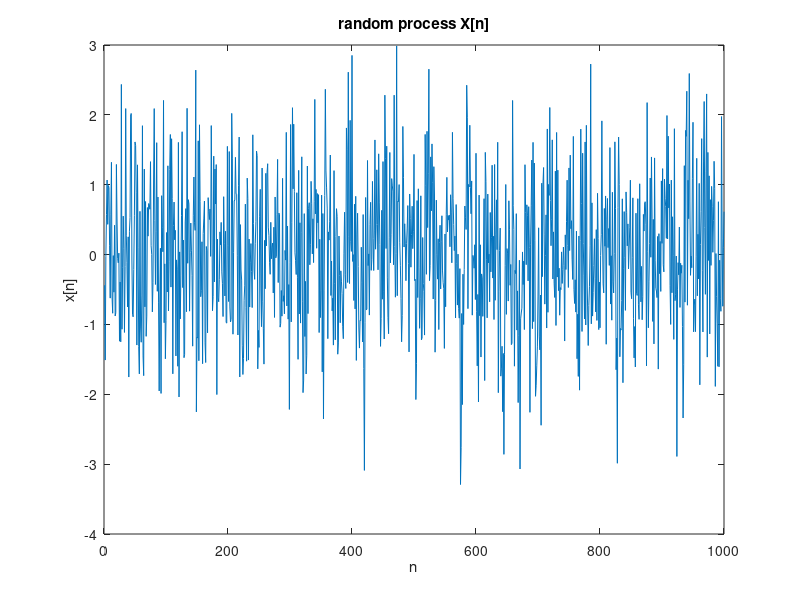
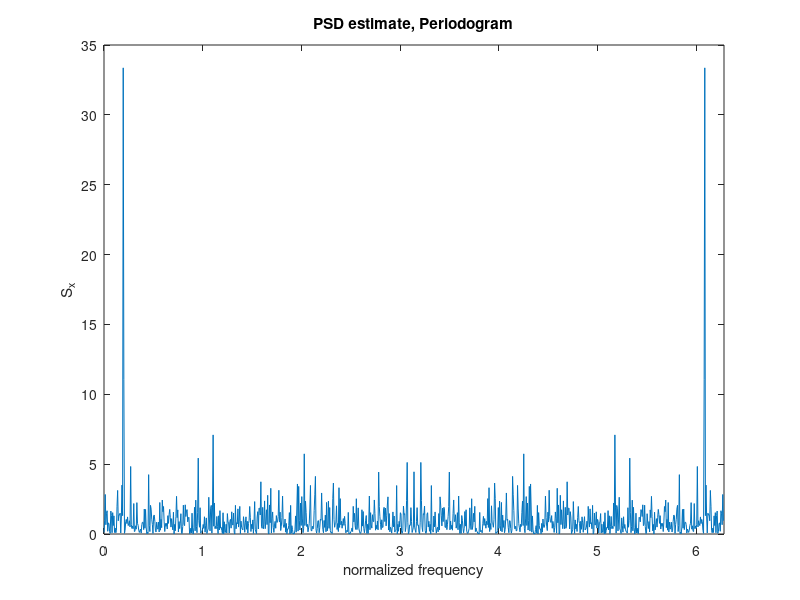
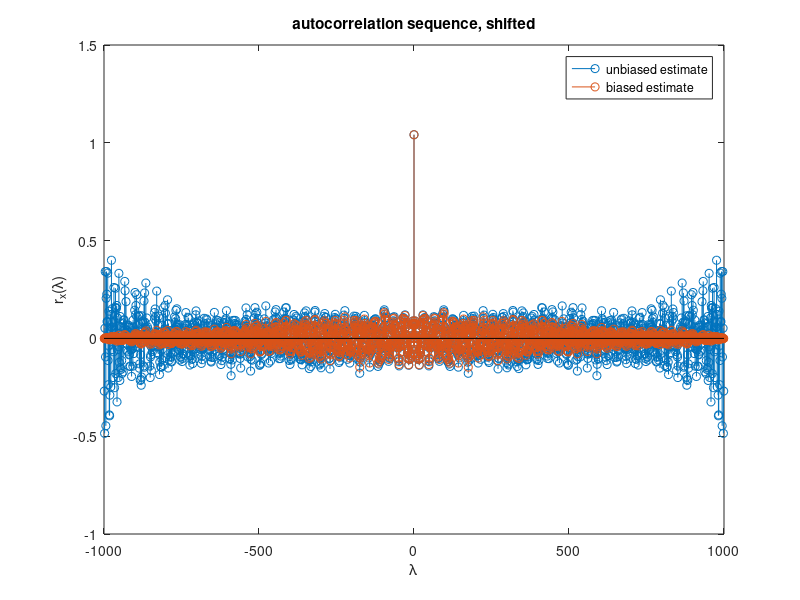
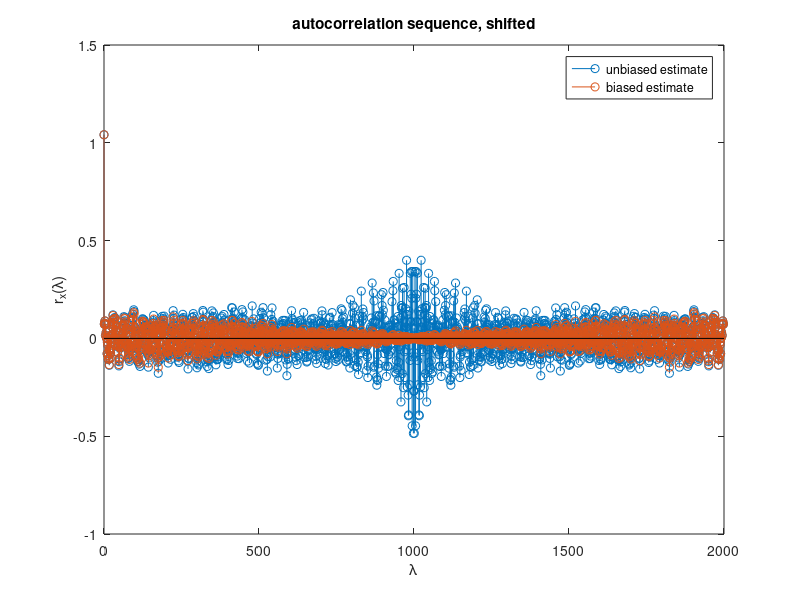

Write MATLAB code to recreate these figures, in order.

% estimating power spectral density using non-parametric methods
% Tanja Karp
clear; close all;

%% Initialize Variables
N=1000;             % length of sequence

%% Pick one of the following sequences
% real valued noise sequences
x11=randn(N,1);             % Gaussian, zero mean, variance of 1
x12=(-1).^randi([0,1],N);   % -1, 1 each of probability 0.5
x13=4*rand(N,1)-2;          % uniformly distributed [-2 2)

%real valued sinusoidal sequences
A=rand(1); w0=2*pi*rand(1); phi=2*pi*rand(1);
x21=A*cos(w0*(0:N-1)+phi).'; % cosine of random amplitude, frequency and phase shift
x22=cos(pi/16*(0:N-1)+phi).'; % cosine of random phase shift w0=pi/16
x23=cos(1.1*pi/16*(0:N-1)+phi).'; % cosine of random phase shift w0=2*pi/16

%complex valued sinusoidal sequences
x31=exp(1i*pi/16*(0:N-1)+1i*phi).'; %complex exponential of frequency w0=pi/16
x32=exp(1i*1.3*pi/16*(0:N-1)+1i*phi).'; %complex exponential of frequency w0=1.3*pi/16

x=x11+x22/2;    %choose which of the above random sequences you want to use

%graph sequence in time domain
figure
plot(x)
xlabel('n')
ylabel('x[n]')
title('random process X[n]')

%% Periodogram method

% calculate N points in frequency domain
SpN=(1/N)*abs(fft(x)).^2;
w=((0:N-1)/N*2*pi);  % frequency range for periodogram(row vector)

figure
plot(w,SpN)
xlim([0,2*pi])
xlabel('normalized frequency')
ylabel('S_x')
title('PSD estimate, Periodogram')

%% Correlogram method: Calculate autocorrelation function and then FFT of it

rx_biased=xcorr(x,x,[],'biased');
rx_unbiased=xcorr(x,x,[],'unbiased');

figure
stem(-(N-1):(N-1),rx_unbiased)
hold on
stem(-(N-1):(N-1),rx_biased)
hold off
xlabel('\lambda')
ylabel('r_x(\lambda)')
title('autocorrelation sequence, shifted')
legend('unbiased estimate','biased estimate')

% create autocorrelation vector of length 2*N-1 with lambda=0 in first value
rx_biased=ifftshift(rx_biased);
rx_unbiased=ifftshift(rx_unbiased);

figure
stem(0:2*(N-1),rx_unbiased)
hold on
stem(0:2*(N-1),rx_biased)
hold off
xlabel('\lambda')
ylabel('r_x(\lambda)')
title('autocorrelation sequence, shifted')
legend('unbiased estimate','biased estimate')


%calculate PSD
Sx_unbiased=fft(rx_unbiased);
Sx_biased=fft(rx_biased);


w=((0:length(Sx_unbiased)-1)/length(Sx_unbiased)*2*pi);  % frequency range

figure
plot(w,Sx_unbiased)
hold on
plot(w,Sx_biased)
hold off
xlim([0,2*pi])
grid
xlabel('normalized frequency')
ylabel('S_x')
title('PSD estimate, Correlogram')
legend('unbiased','biased')

%% Blackman-Tukey Method: calculate autocorrelation up to index lambda_max, 
% apply window of size 2*lambda_max+1, then zero-pad and FFT

lambda_max=10;
Nfft=1024;
my_window=bartlett(2*lambda_max+1);
my_window=rectwin(2*lambda_max+1);

rx_biased=xcorr(x,x,lambda_max,'biased');

figure
stem(-lambda_max:lambda_max,rx_biased)

xlabel('\lambda')
ylabel('r_x(\lambda)')
title('autocorrelation sequence')
legend('unbiased estimate up to lag \lambda_{max}')

% apply window to autocorrelation function
rx_win=my_window.*rx_biased;

%create autocorrelation function of length Nfft with lambda=0 first

rBT_Nfft(1:lambda_max+1)=rx_win(lambda_max+1:2*lambda_max+1);
rBT_Nfft(Nfft-lambda_max+1:Nfft)=rx_win(1:lambda_max);

%PSD calculation via fft
Sx_BT=fft(rBT_Nfft,Nfft);

w=((0:length(Sx_BT)-1)/length(Sx_BT)*2*pi);  % frequency range

figure
plot(w,Sx_BT)
xlim([0,2*pi])
grid
xlabel('normalized frequency')
ylabel('S_x')
title('PSD estimate, Blackman-Tukey Method')

%% Bartlett method (no window, no overlap)
Nblock=100;     % block length

xblock=zeros(Nblock,ceil(N/Nblock));
xblock(1:N)=x;
Sx_B=1/ceil(N/Nblock)*sum((1/Nblock)*abs(fft(xblock)).^2,2);

w=((0:length(Sx_B)-1)/length(Sx_B)*2*pi);  % frequency range

figure
plot(w,Sx_B)
xlim([0,2*pi])
grid
xlabel('normalized frequency')
ylabel('S_x')
title('PSD estimate, Bartlett Method')

%% Welch method (window and overlapping blocks)
Nblock=100;     % block length (samples)
Nstep=70;       % overlap (samples)

my_window=rectwin(Nblock).';

ii=0;
Sx_W(1:Nblock)=0;

while ii*Nstep+Nblock<=N
    xblock=x(ii*Nstep+1:ii*Nstep+Nblock).*my_window;
    Sxblock=1/Nblock*abs(fft(xblock)).^2;
    Sx_W=Sx_W+Sxblock;
    ii=ii+1;
end
Sx_W=Sx_W/ii/mean(my_window.^2);
    
figure
plot(w,Sx_W)
xlim([0,2*pi])
grid
xlabel('normalized frequency')
ylabel('S_x')
title('PSD estimate, Welch Method')    

